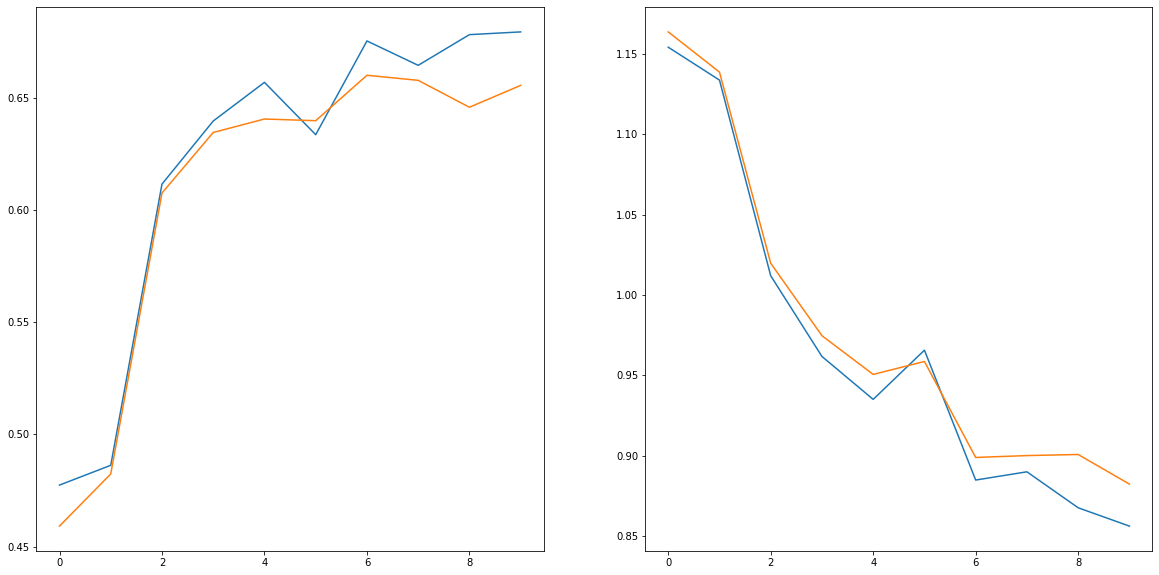

The Python source for this figure:
#knock84.py
class RNN(nn.Module):
    def __init__(self, vocab_size, embedding_size, hidden_size, output_size, padding_idx, vocabweights):
        super().__init__()
        self.hidden_size = hidden_size
        self.embedding = nn.Embedding.from_pretrained(vocabweights, padding_idx=padding_idx)
        self.rnn = nn.RNN(embedding_size, hidden_size, batch_first = True)
        self.fc = nn.Linear(hidden_size, output_size)
        
    def init_hidden(self):
        return torch.zeros(1, self.batch_size, self.hidden_size).to(device)
        
    def forward(self, x):
        self.batch_size = x.size()[0]
        embed = self.embedding(x)
        out, hidden = self.rnn(embed, self.init_hidden())
        out = F.relu(self.fc(out[:,-1,:]))
        return out

wordvec = gensim.models.KeyedVectors.load_word2vec_format(r'C:\Git\GoogleNews-vectors-negative300.bin.gz', binary=True)
vocabweights = np.zeros((len(wordids)+1, 300))
for i, word in enumerate(wordids.keys()):
    if word in wordvec:
        vocabweights[i] = wordvec[word]
    else:
        vocabweights[i] = 0.2*np.random.rand(300)-0.1
vocabweights = torch.from_numpy(vocabweights.astype((np.float32)))

device = torch.device('cuda')
model = RNN(len(wordids)+1, 300, 50, 4, len(wordids), vocabweights)
x_train, y_train = create_dataset(r'C:\Git\train.txt')
x_test, y_test = create_dataset(r'C:\Git\test.txt')
dataset = create_data(x_train, y_train)
train_loader = DataLoader(dataset, batch_size = 16, shuffle = True)
optim = torch.optim.SGD(model.parameters(), lr=0.001)
loss_func = nn.CrossEntropyLoss()

train_accuracy = []
test_accuracy = []
train_loss = []
test_loss = []
for epoch in tqdm(range(10)):
    for inputs, target in train_loader:
        optim.zero_grad()
        model.to(device)
        inputs = inputs.to(device)
        target = target.to(device)
        outputs = model(inputs)
        loss = loss_func(outputs, target)
        loss.backward()
        optim.step()
    with torch.no_grad():
        x_train = x_train.to(device)
        x_test = x_test.to(device)
        pred = model(x_train)
        train_accuracy.append(calc_accuracy(torch.argmax(pred, dim=1), y_train))
        train_loss.append(loss_func(pred, y_train.to(device)).detach().cpu().numpy())
        pred = model(x_test)
        test_accuracy.append(calc_accuracy(torch.argmax(pred, dim=1), y_test))
        test_loss.append(loss_func(pred, y_test.to(device)).detach().cpu().numpy())

plt.figure(figsize=(20, 10))
plt.subplot(1,2,1)
plt.plot(train_accuracy, label='train')
plt.plot(test_accuracy, label='test')
plt.subplot(1,2,2)
plt.plot(train_loss, label='train')
plt.plot(test_loss, label='test')
plt.show()
